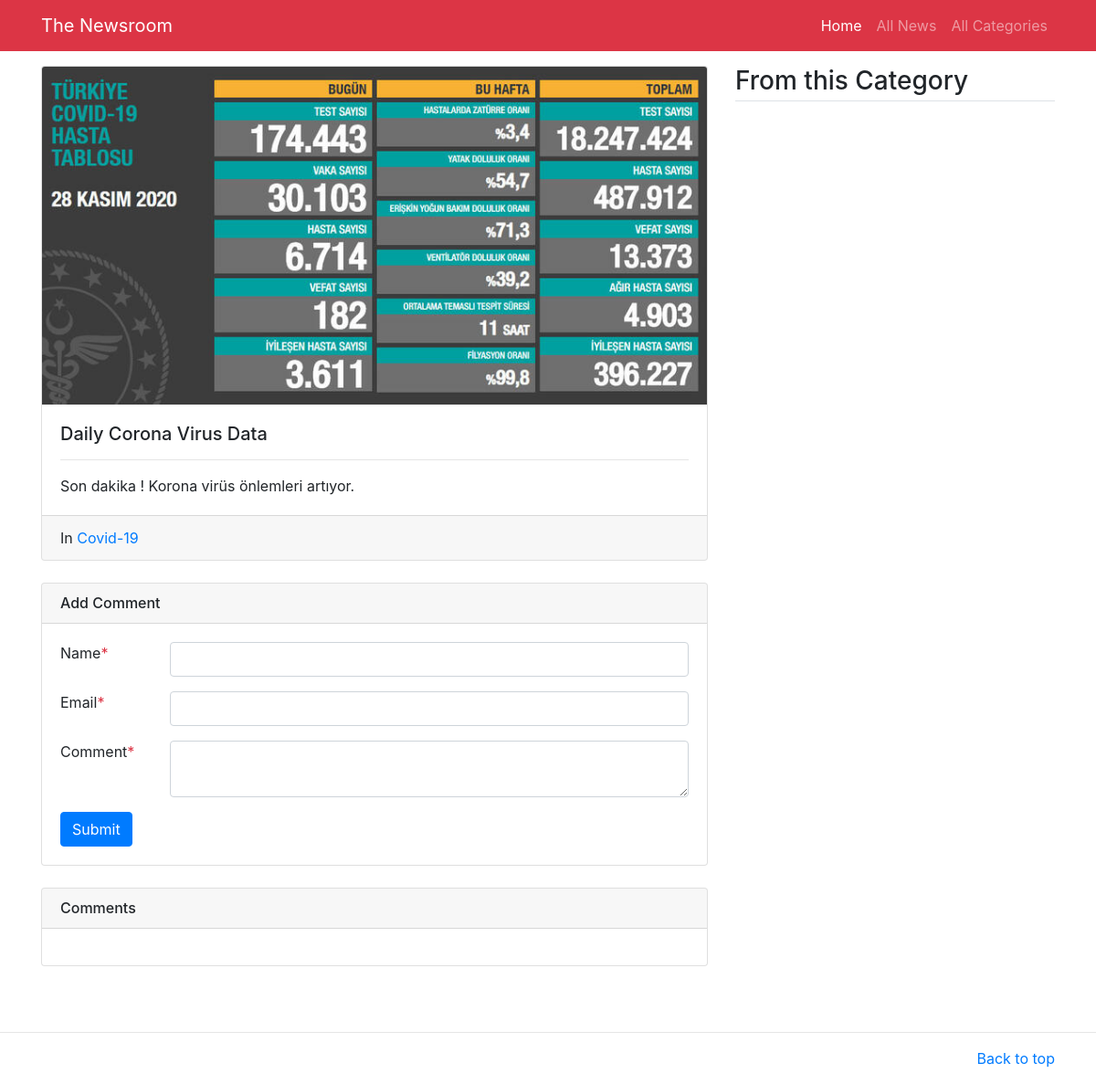
The page /detail/4 on the database as committed earlier.
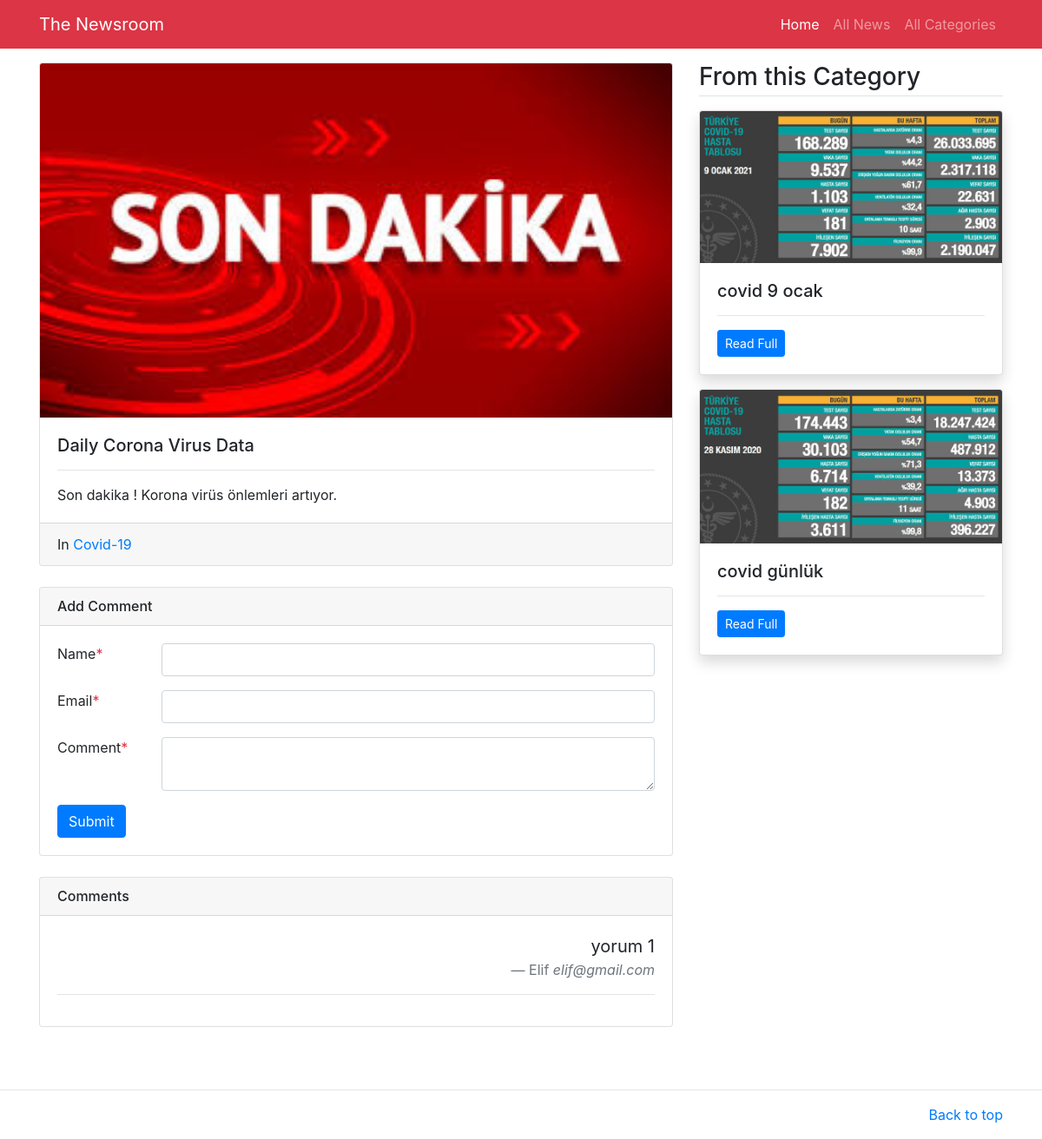
The same page on the database as committed later.
### main/models.py (models this page shows, shortened)
class News(models.Model):
    category=models.ForeignKey(Category,on_delete=models.CASCADE)
    title=models.CharField(max_length=300)
    image=models.ImageField(upload_to='media/imgs')
    detail=models.TextField()
    add_time=models.DateTimeField(auto_now_add=True)
    class Meta:
        verbose_name_plural='News'

class Category(models.Model):
    title=models.CharField(max_length=200)
    category_model=models.ImageField(upload_to='media/imgs')
    class Meta:
        verbose_name_plural='Categories'

class Comment(models.Model):
    news=models.ForeignKey(News,on_delete=models.CASCADE)
    name=models.CharField(max_length=100)
    email=models.CharField(max_length=200)
    comment=models.TextField()
    status=models.BooleanField(default=False)

### main/views.py (the view, shortened to what this page needs)
# urls.py: path('detail/<int:id>',views.detail,name='detail'),
def detail(request,id):
    news=News.objects.get(pk=id)
    category=Category.objects.get(id=news.category.id)
    rel_news=News.objects.filter(category=category).exclude(id=id)
    comments=Comment.objects.filter(news=news,status=True).order_by('-id')
    return render(request,'detail.html',{
        'news':news,
        'related_news':rel_news,
        'comments':comments
    })

### main/templates/detail.html (shortened to what this page needs)
{% extends 'base.html' %}
{% block content %}
<main class="container mt-3 mb-5">
	<div class="row my-3">
		<div class="col-md-8">
			<div class="card mb-3">
                <img src="/{{news.image}}" class="card-img-top" alt="{{news.title}}">
			  <div class="card-body">
			    <h5 class="card-title">{{news.title}}</h5>
			    <hr/>
			    <p class="card-text">{{news.detail}}</p>
			  </div>
			  <div class="card-footer">
			  	In <a href="/category/{{news.category.id}}">{{news.category.title}}</a>
			  </div>
			</div>
			<div class="card my-4">
				<h6 class="card-header">Add Comment</h6>
				<div class="card-body">
					<form method="post" action="/detail/{{news.id}}">
						<div class="form-group row">
							<label class="col-md-2">Name<span class="text-danger">*</span></label>
							<div class="col-md-10">
								<input type="text" name="name" required class="form-control" />
							</div>
						</div>
						<div class="form-group row">
							<label class="col-md-2">Email<span class="text-danger">*</span></label>
							<div class="col-md-10">
								<input type="temailext" name="email" required class="form-control" />
							</div>
						</div>
						<div class="form-group row">
							<label class="col-md-2">Comment<span class="text-danger">*</span></label>
							<div class="col-md-10">
								<textarea class="form-control" name="message" required></textarea>
							</div>
						</div>
						<input type="submit" class="btn btn-primary" />
					</form>
				</div>
			</div>
			<div class="card my-4">
				<h6 class="card-header">Comments</h6>
				<div class="card-body">
					{% for comment in comments %}
					<blockquote class="blockquote text-right">
					  <p class="mb-0">{{comment.comment}}</p>
					  <footer class="blockquote-footer">{{comment.name}} <cite title="Source Title">{{comment.email}}</cite></footer>
					</blockquote>
					<hr/>
					{% endfor %}
				</div>
			</div>
		</div>
		<div class="col-md-4">
			<h3 class="mb-3 border-bottom pb-1">From this Category</h3>
            {% for news in related_news %}
			<div class="card mb-3 shadow">
                <img src="/{{news.image}}" class="card-img-top" alt="{{news.title}}">			  <div class="card-body">
			    <h5 class="card-title">{{news.title}}</h5>
			    <hr/>
			    <p class="card-text"><a href="/detail/{{news.id}}" class="btn btn-sm btn-primary">Read Full</a></p>
			  </div>
			</div>
			{% endfor %}
		</div>
	</div>
</main>
{% endblock %}

### main/templates/base.html (shortened to what this page needs)
{% load static %}
<!DOCTYPE html>
<html>
<head>
    <link rel="stylesheet" type="text/css" href="{% static 'vendor/bs4/bootstrap.min.css' %}" />
</head>
<body>
    <nav class="navbar navbar-expand-lg navbar-dark bg-danger">
        <div class="container">
            <a class="navbar-brand" href="/">The Newsroom</a>
        <div class="collapse navbar-collapse" id="navbarNav">
            <ul class="navbar-nav ml-auto">
                <li class="nav-item active">
                    <a class="nav-link" href="/">Home</a>
                </li>
                <li class="nav-item">
                    <a class="nav-link" href="{% url 'all-news' %}">All News</a>
                </li>
                <li class="nav-item">
                    <a class="nav-link" href="{% url 'all-category' %}">All Categories</a>
                </li>
            </ul>
        </div>
        </div>
    </nav>
    {% block content %}
    {% endblock %}
    <hr/>
<footer class="text-muted">
    <div class="container">
        <p class="float-right">
            <a href="#">Back to top</a>
        </p>
    </div>
</footer>
</body>
</html>

Rows that differ between the two databases and show on the page:
changed News "Daily Corona Virus Data": image: a different picture
added Comment: comment "yorum 1", name "Elif", email "elif@gmail.com"
added News: image (picture), title "covid 9 ocak"
added News: image (picture), title "covid günlük"
